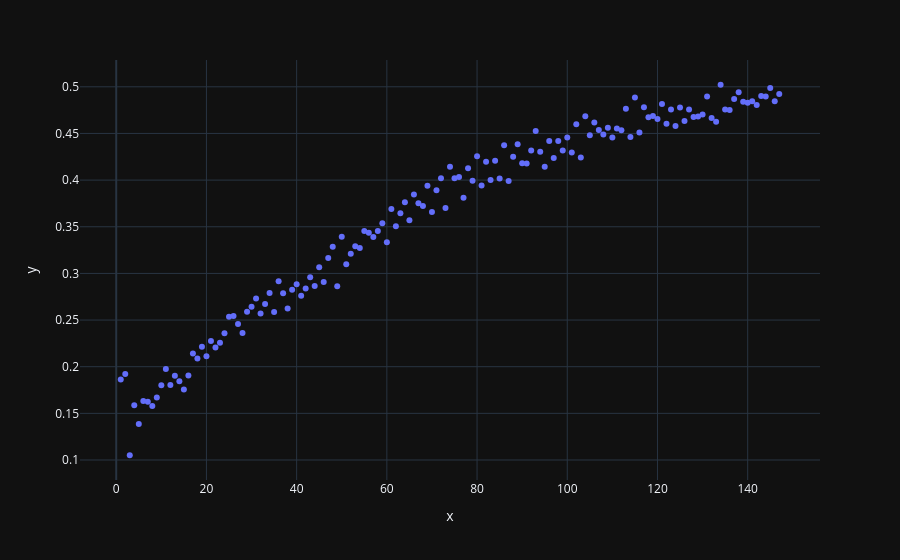
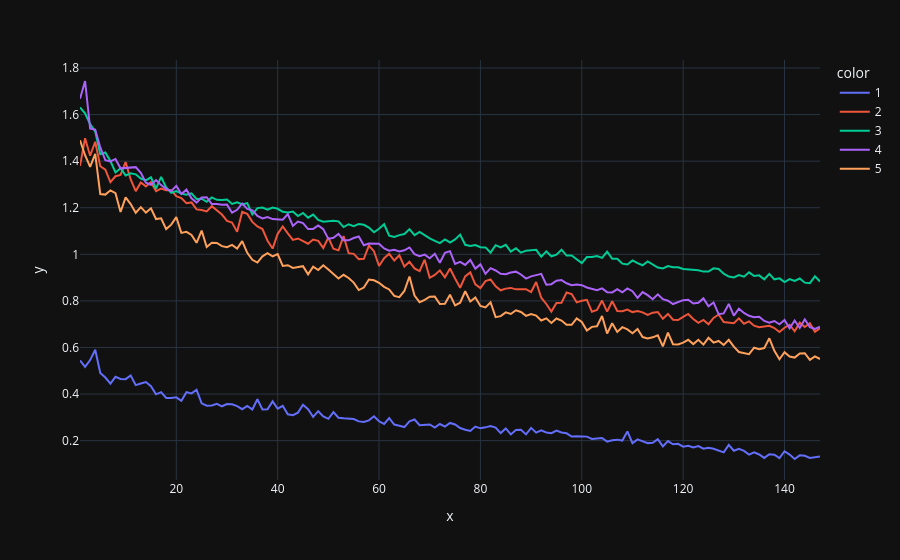

The code cell stored with these charts, in order, in its notebook:
### Code cell
import plotly.express as px
px.scatter(x=df["r"], y=df["acc"], template="plotly_dark").show()
px.line(x=cdf["r"], y=cdf["loss"], color=cdf["idx"], template="plotly_dark")

### Figure 1 — Plotly figure (JSON) as saved in the notebook; plotly's stock layout.template omitted (floating-point values rounded to 4 significant figures; data arrays with more than 128 entries replaced by an {"elided": "..."} marker saying what was removed)
{"data": [{"hovertemplate": "x=%{x}<br>y=%{y}<extra></extra>", "legendgroup": "", "marker": {"color": "#636efa", "symbol": "circle"}, "mode": "markers", "name": "", "orientation": "v", "showlegend": false, "type": "scatter", "x": {"elided": "147 int values"}, "xaxis": "x", "y": {"elided": "147 float values"}, "yaxis": "y"}], "layout": {"legend": {"tracegroupgap": 0}, "margin": {"t": 60}, "xaxis": {"anchor": "y", "domain": [0, 1], "title": {"text": "x"}}, "yaxis": {"anchor": "x", "domain": [0, 1], "title": {"text": "y"}}}}

### Figure 2 — Plotly figure (JSON) as saved in the notebook; plotly's stock layout.template omitted (floating-point values rounded to 4 significant figures; data arrays with more than 128 entries replaced by an {"elided": "..."} marker saying what was removed)
{"data": [{"hovertemplate": "color=1<br>x=%{x}<br>y=%{y}<extra></extra>", "legendgroup": "1", "line": {"color": "#636efa", "dash": "solid"}, "marker": {"symbol": "circle"}, "mode": "lines", "name": "1", "orientation": "v", "showlegend": true, "type": "scatter", "x": {"elided": "147 int values"}, "xaxis": "x", "y": {"elided": "147 float values"}, "yaxis": "y"}, {"hovertemplate": "color=2<br>x=%{x}<br>y=%{y}<extra></extra>", "legendgroup": "2", "line": {"color": "#EF553B", "dash": "solid"}, "marker": {"symbol": "circle"}, "mode": "lines", "name": "2", "orientation": "v", "showlegend": true, "type": "scatter", "x": {"elided": "147 int values"}, "xaxis": "x", "y": {"elided": "147 float values"}, "yaxis": "y"}, {"hovertemplate": "color=3<br>x=%{x}<br>y=%{y}<extra></extra>", "legendgroup": "3", "line": {"color": "#00cc96", "dash": "solid"}, "marker": {"symbol": "circle"}, "mode": "lines", "name": "3", "orientation": "v", "showlegend": true, "type": "scatter", "x": {"elided": "147 int values"}, "xaxis": "x", "y": {"elided": "147 float values"}, "yaxis": "y"}, {"hovertemplate": "color=4<br>x=%{x}<br>y=%{y}<extra></extra>", "legendgroup": "4", "line": {"color": "#ab63fa", "dash": "solid"}, "marker": {"symbol": "circle"}, "mode": "lines", "name": "4", "orientation": "v", "showlegend": true, "type": "scatter", "x": {"elided": "147 int values"}, "xaxis": "x", "y": {"elided": "147 float values"}, "yaxis": "y"}, {"hovertemplate": "color=5<br>x=%{x}<br>y=%{y}<extra></extra>", "legendgroup": "5", "line": {"color": "#FFA15A", "dash": "solid"}, "marker": {"symbol": "circle"}, "mode": "lines", "name": "5", "orientation": "v", "showlegend": true, "type": "scatter", "x": {"elided": "147 int values"}, "xaxis": "x", "y": {"elided": "147 float values"}, "yaxis": "y"}], "layout": {"legend": {"title": {"text": "color"}, "tracegroupgap": 0}, "margin": {"t": 60}, "xaxis": {"anchor": "y", "domain": [0, 1], "title": {"text": "x"}}, "yaxis": {"anchor": "x", "domain": [0, 1], "title": {"text": "y"}}}}
